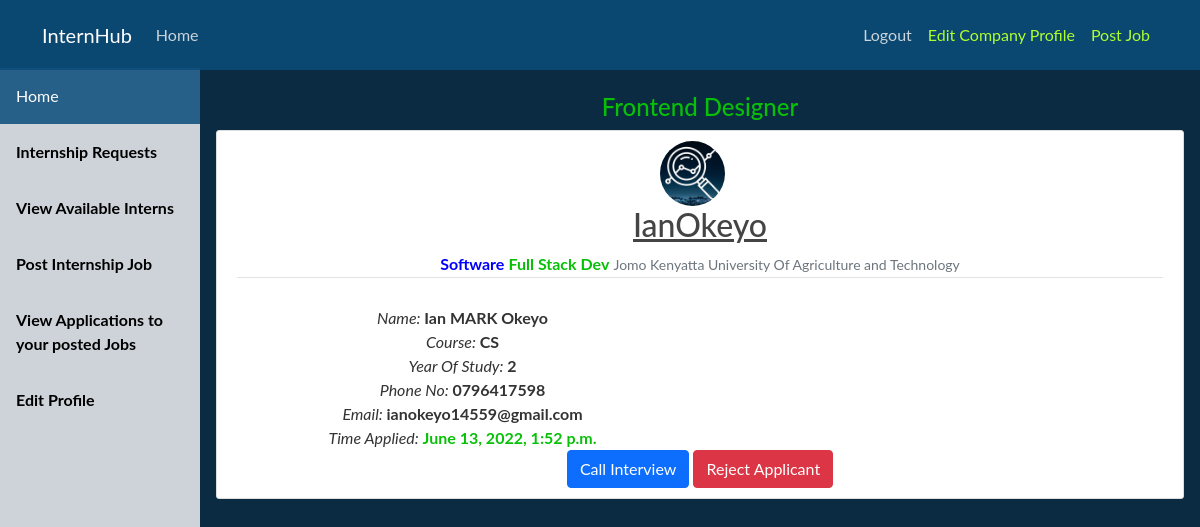
The page /company/view-job-applicants/5 (signed in) on the database as committed earlier.
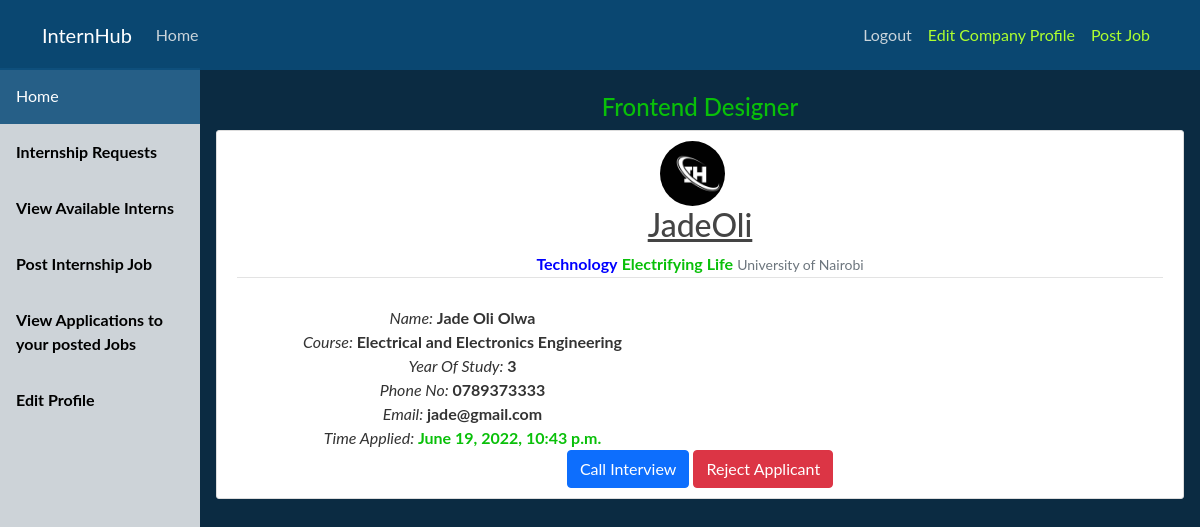
The same page on the database as committed later.
### company/models.py (models this page shows)
class JobApplication(models.Model):
    job = models.ForeignKey(InternJob, on_delete = models.CASCADE)
    student = models.ForeignKey(Student, on_delete = models.CASCADE)
    time_applied = models.DateTimeField(default=timezone.now)
    resume = models.FileField(upload_to='resume', null=True)
    recommendation = models.FileField(upload_to='recommendation', null=True)
    transcript = models.FileField(upload_to='transcript', null=True)
    cover_letter = models.FileField(upload_to='cover_letter', null=True)
    feedback = models.CharField(max_length=20, default = 'Pending')

### student/models.py (models this page shows, shortened)
class Student(models.Model):
    user = models.OneToOneField(User, on_delete=models.CASCADE)#student.user.username
    middleName = models.CharField(max_length=200, null=True)#student.middlename
    phoneNo = models.CharField(max_length=14, null=True)
    school = models.CharField(max_length=255, null=False)
    course = models.CharField(max_length=255, null=False)
    yearOfStudy = models.CharField(max_length=10, null=False)
    headline = models.CharField(max_length=50, null=True)
    field = models.CharField(max_length=50, null=True)
    profilePic = models.ImageField(default='default.jpg', upload_to='profile_pics')

### company/views.py (the view)
# urls.py: path('view-job-applicants/<int:param>', views.view_job_applicants, name='job-applicants'),
@login_required
def view_job_applicants(request, param):
    job = InternJob.objects.filter(pk=param).first()
    applications = job.jobapplication_set.filter(feedback='Pending').all()
    context = {
        'applications': applications,
        'job': job
    }
    print(job.recommendation)
    return render(request, 'company/view_job_applicants.html', context=context)

### company/templates/company/view_job_applicants.html (shortened to what this page needs)
{% extends 'company/dashboard_base.html' %}
{% block body %}
<br>
<h4 style="color: #09c009;">{{ job.title }}</h4>
{% if applications|length == 0 %}
    <h2>No Applications Made So far or only Rejected Applications Are available</h2>
{% else %}
    {% for application in applications %}
        <article class="media content-section">
            <img  class="rounded-circle article-img" src="{{ application.student.profilePic.url }}" >
            <div class="media-body">
                <h2><a class="article-title" href="#">{{ application.student.user.username }}</a></h2>
                <div class="article-metadata">
                    <b style="color: blue;" >{{ application.student.field }}</b>
                    <b style="color: #09c009;" >{{ application.student.headline }}</b>
                    <small class="text-muted">{{ application.student.school }}</small>
                </div>
                <div class="article-content row">
                    <div class="col">
                        <i>Name: </i> <b>{{ application.student.user.first_name }} {{ application.student.middleName }} {{ application.student.user.last_name }}</b>
                        <i>Course: </i> <b>{{ application.student.course }}</b>
                        <i>Year Of Study: </i> <b>{{ application.student.yearOfStudy }}</b>
                        <i>Phone No: </i> <b>{{ application.student.phoneNo }}</b>
                        <i>Email: </i> <b>{{ application.student.user.email }}</b>
                        <i>Time Applied: </i> <b style="color: #09c009;">{{ application.time_applied }}</b>
                    </div>
                    <div class="col">
                    </div>
                </div>
                <a class="btn btn-primary" href="{% url 'create-interview' application.pk %}" role="button">Call Interview</a>
                <a class="btn btn-danger" href="#" role="button" data-bs-toggle="modal" data-bs-target="#exampleModal">Reject Applicant</a>
            </div>
        </article>
    {% endfor %}
{% endif %}
{% endblock %}

Rows that differ between the two databases and show on the page:
no longer on this page (row edited): JobApplication: student.profilePic (picture), student.user.username "IanOkeyo", student.field "Software", student.headline "Full Stack Dev", student.school "Jomo Kenyatta University Of Agriculture and Technology", student.user.first_name "Ian", student.middleName "MARK", student.user.last_name "Okeyo", student.course "CS", student.yearOfStudy "2", student.phoneNo "0796417598", student.user.email "ianokeyo14559@gmail.com", time_applied "June 13, 2022, 1:52 p.m."
added JobApplication: student.profilePic (placeholder picture), student.user.username "JadeOli", student.field "Technology", student.headline "Electrifying Life", student.school "University of Nairobi", student.user.first_name "Jade", student.middleName "Oli", student.user.last_name "Olwa", student.course "Electrical and Electronics Engineering", student.yearOfStudy "3", student.phoneNo "0789373333", student.user.email "jade@gmail.com", time_applied "June 19, 2022, 10:43 p.m."
